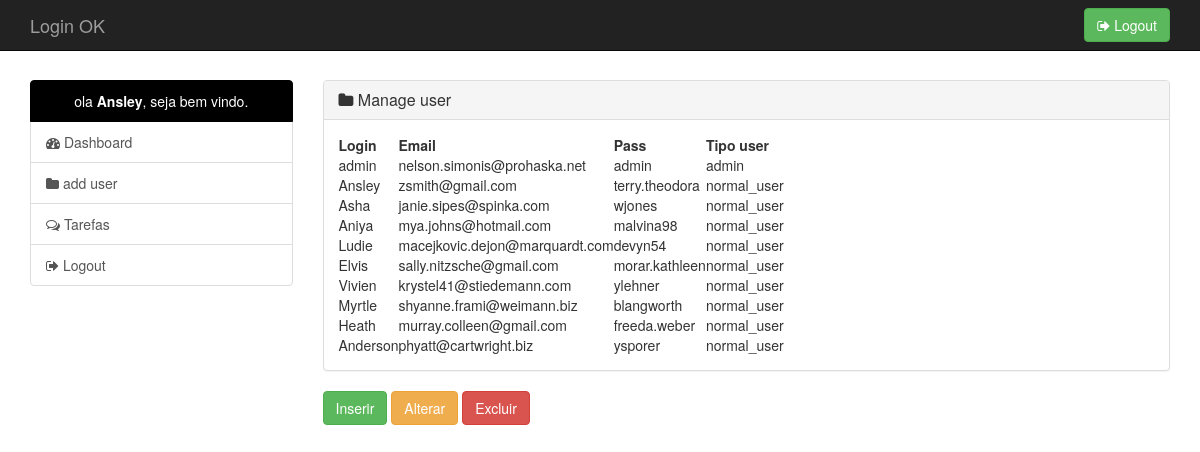
/adduser.php (signed in), run on the app's committed database.
### tables this page shows
CREATE TABLE `User` (
  `PK_user` int(150) NOT NULL AUTO_INCREMENT,
  `login` varchar(255) NOT NULL,
  `Email` varchar(255) NOT NULL,
  `password` varchar(255) NOT NULL,
  `Tipo_User` varchar(255) NOT NULL,
  PRIMARY KEY (`PK_user`)
);

### adduser.php (the view, shortened to what this page needs)
<!DOCTYPE html>
<?php
require_once ('conecta.php');
$session = $_SESSION['logged_in'];
$query  = "SELECT * FROM user WHERE login = '$session'";
$result = mysqli_query($connection,$query)or die(mysqli_error());
$row     = mysqli_fetch_array($result);
?>
<html>
<head>
	<link rel="stylesheet" type="text/css" href="https://maxcdn.bootstrapcdn.com/bootstrap/3.3.7/css/bootstrap.min.css">
	<link rel="stylesheet" type="text/css" href="https://maxcdn.bootstrapcdn.com/font-awesome/4.7.0/css/font-awesome.min.css">
	<link rel="stylesheet" type="text/css" href="style.css">
</head>
<body>
<nav class="navbar navbar-inverse navbar-fixed-top">
      <div class="container">
        <div class="navbar-header">
          <a class="navbar-brand" >Login OK</a>
        </div>
        <div id="navbar" class="navbar-collapse collapse">
        	<div class="navbar-form navbar-right">
				<a href="logout.php" type="submit" class="btn btn-success"><i class="fa fa-sign-out"></i> Logout</a>
        	</div>
      </div>
    </nav>
<div class="container" style="margin-top: 80px">
	<div class="row">
		<div class="col-md-3">
			<div class="list-group">
			  <a href="#" class="list-group-item active" style="text-align: center;background-color: black;border-color: black">
				ola <b><?php echo $row['login'] ?></b>, seja bem vindo.
			  </a>
			  <a href="dashboard.php" class="list-group-item"><i class="fa fa-dashboard"></i> Dashboard</a>
			  <a href="adduser.php" class="list-group-item"><i class="fa fa-folder"></i> add user</a>
			  <a href="manageTask.php" class="list-group-item"><i class="fa fa-comments-o"></i> Tarefas</a>
			  <a href="logout.php" class="list-group-item"><i class="fa fa-sign-out"></i> Logout</a>
			</div>
		</div>
		<div class="col-md-9">
			<div class="panel panel-default">
			  <div class="panel-heading">
			    <h3 class="panel-title"><i class="fa fa-folder"></i> Manage user</a>
			  </div>
			  <div class="panel-body">
<?php
$query  = "SELECT * FROM user";
$result = mysqli_query($connection,$query)or die(mysqli_error());
echo "<table>
<tr>
<th>Login</th>
<th>Email</th>
<th>Pass</th>
<th>Tipo user </th>
</tr>";
while($row = mysqli_fetch_array($result)) {
    echo "<tr>";
    echo "<td>" . $row['login'] . "</td>";
    echo "<td>" . $row['Email'] . "</td>";
    echo "<td>" . $row['password'] . "</td>";
    echo "<td>" . $row['Tipo_User'] . "</td>";
    echo "</tr>";
}
echo "</table>";
?>
			</div>
        </div>
        <a data-target="#ModalIns" data-toggle="modal" type="submit" class="btn btn-success"> Inserir</a>
        <a data-target="#ModalAlt" data-toggle="modal" type="submit" class="btn btn-warning"> Alterar</a>
        <a data-target="#ModalExc" data-toggle="modal" type="submit" class="btn btn-danger"> Excluir</a>
	</div>
</div>
</body>
</html>

### data on the page
user: login "Ansley", Email "zsmith@gmail.com", password "terry.theodora", Tipo_User "normal_user"
user: login "admin", Email "nelson.simonis@prohaska.net", password "admin", Tipo_User "admin"
user: login "Asha", Email "janie.sipes@spinka.com", password "wjones", Tipo_User "normal_user"
user: login "Aniya", Email "mya.johns@hotmail.com", password "malvina98", Tipo_User "normal_user"
user: login "Ludie", Email "macejkovic.dejon@marquardt.com", password "devyn54", Tipo_User "normal_user"
user: login "Elvis", Email "sally.nitzsche@gmail.com", password "morar.kathleen", Tipo_User "normal_user"
user: login "Vivien", Email "krystel41@stiedemann.com", password "ylehner", Tipo_User "normal_user"
user: login "Myrtle", Email "shyanne.frami@weimann.biz", password "blangworth", Tipo_User "normal_user"
user: login "Heath", Email "murray.colleen@gmail.com", password "freeda.weber", Tipo_User "normal_user"
user: login "Anderson", Email "phyatt@cartwright.biz", password "ysporer", Tipo_User "normal_user"
